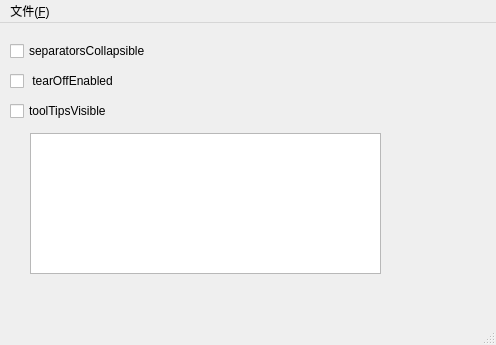
<?xml version="1.0" encoding="UTF-8"?>
<ui version="4.0">
 <class>MainWindow</class>
 <widget class="QMainWindow" name="MainWindow">
  <property name="geometry">
   <rect>
    <x>0</x>
    <y>0</y>
    <width>496</width>
    <height>345</height>
   </rect>
  </property>
  <property name="windowTitle">
   <string>MainWindow</string>
  </property>
  <widget class="QWidget" name="centralWidget">
   <widget class="QCheckBox" name="checkBox_separtors">
    <property name="geometry">
     <rect>
      <x>10</x>
      <y>20</y>
      <width>201</width>
      <height>16</height>
     </rect>
    </property>
    <property name="text">
     <string>separatorsCollapsible</string>
    </property>
   </widget>
   <widget class="QCheckBox" name="checkBox_tear">
    <property name="geometry">
     <rect>
      <x>10</x>
      <y>50</y>
      <width>131</width>
      <height>16</height>
     </rect>
    </property>
    <property name="text">
     <string> tearOffEnabled</string>
    </property>
   </widget>
   <widget class="QCheckBox" name="checkBox_tips">
    <property name="geometry">
     <rect>
      <x>10</x>
      <y>80</y>
      <width>111</width>
      <height>16</height>
     </rect>
    </property>
    <property name="text">
     <string>toolTipsVisible</string>
    </property>
   </widget>
   <widget class="QTextEdit" name="textEdit">
    <property name="geometry">
     <rect>
      <x>30</x>
      <y>110</y>
      <width>351</width>
      <height>141</height>
     </rect>
    </property>
   </widget>
  </widget>
  <widget class="QMenuBar" name="menuBar">
   <property name="geometry">
    <rect>
     <x>0</x>
     <y>0</y>
     <width>496</width>
     <height>23</height>
    </rect>
   </property>
   <widget class="QMenu" name="menu_F">
    <property name="title">
     <string>文件(&amp;F)</string>
    </property>
    <addaction name="actionNewFile"/>
   </widget>
   <addaction name="menu_F"/>
  </widget>
  <widget class="QStatusBar" name="statusBar"/>
  <action name="actionNewFile">
   <property name="text">
    <string>新建文件(&amp;N)</string>
   </property>
  </action>
  <zorder>dockWidget_2</zorder>
  <zorder>dockWidget</zorder>
 </widget>
 <layoutdefault spacing="6" margin="11"/>
 <resources/>
 <connections/>
</ui>
